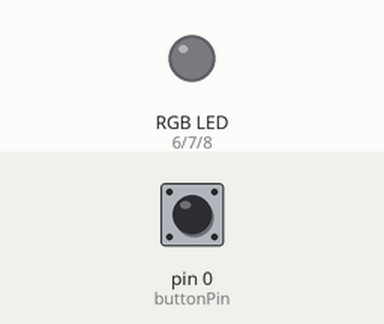
Recording of a sketch running on a simulated Arduino Uno, built with avr-gcc and run on an emulated ATmega328P. Shown: an RGB LED mixed from three pins (HIGH = lit). The inputs (shaded band) are chosen by the test bench; at power-on: pin 0 (buttonPin) HIGH.

Above: at 1.2 s.
1.3 s: pin 0 (buttonPin) pulled LOW for 0.15 s
At 1.9 s:
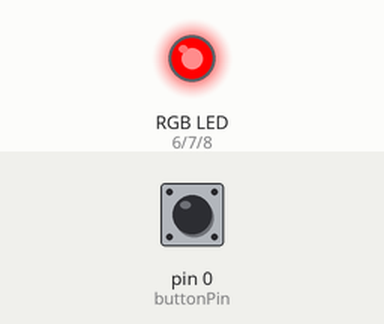
2.9 s: pin 0 (buttonPin) pulled LOW for 0.15 s
At 4.2 s:
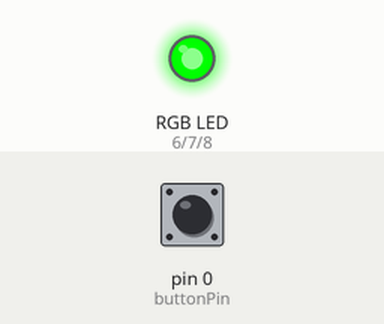
4.5 s: pin 0 (buttonPin) pulled LOW for 0.15 s
At 5.6 s:
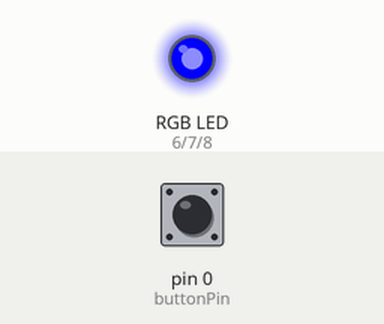
6.1 s: pin 0 (buttonPin) pulled LOW for 1 s
At 7.5 s:
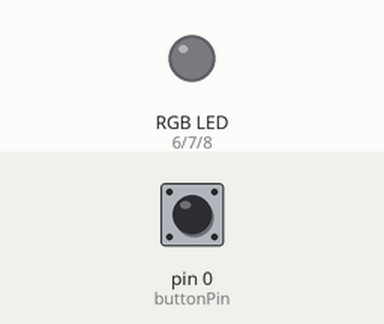
Timing chart, 0 to 9.1 s (numbered marks = the images above; inputs shaded):
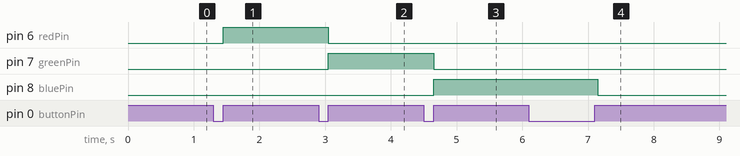

Measured:
- after the input at 1.3 s, pin 6 (redPin): LOW → HIGH after 0.15 s
- after the input at 2.9 s, pin 6 (redPin): HIGH → LOW after 0.15 s; pin 7 (greenPin): LOW → HIGH after 0.15 s
- after the input at 4.5 s, pin 7 (greenPin): HIGH → LOW after 0.15 s; pin 8 (bluePin): LOW → HIGH after 0.15 s
- after the input at 6.1 s, pin 8 (bluePin): HIGH → LOW after 1.1 s

The sketch:

pushbutton_rgb.ino
```cpp
const int buttonPin = 0;
const int redPin = 6;
const int greenPin = 7;
const int bluePin = 8;
int counter = 0;

void setup() {
  pinMode(buttonPin, INPUT);
  pinMode(redPin, OUTPUT);
  pinMode(greenPin, OUTPUT);
  pinMode(bluePin, OUTPUT);
}

void loop() {
  int buttonState;
  buttonState = digitalRead(buttonPin);

  if (buttonState == LOW) {
    counter++;
    delay(150);
  }

  else if (counter == 0) {
    digitalWrite(redPin, LOW);
    digitalWrite(greenPin, LOW);
    digitalWrite(bluePin, LOW);
  }

  else if (counter == 1) {
    digitalWrite(redPin, HIGH);
    digitalWrite(greenPin, LOW);
    digitalWrite(bluePin, LOW);
  }

  else if (counter == 2) {
    digitalWrite(redPin, LOW);
    digitalWrite(greenPin, HIGH);
    digitalWrite(bluePin, LOW);
  }

  else if (counter == 3) {
    digitalWrite(redPin, LOW);
    digitalWrite(greenPin, LOW);
    digitalWrite(bluePin, HIGH);
  }

  else {
    counter = 0;
  }
}
```
